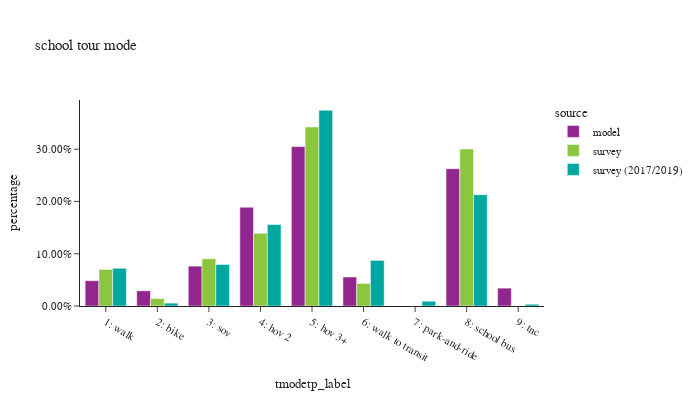

Notebook source saved alongside this figure:
### Code cell
df_plot = sc_tour.groupby(['source','tmodetp_label'])['toexpfac'].sum().reset_index()
df_plot['percentage'] = df_plot.groupby(['source'], group_keys=False)['toexpfac']. \
    apply(lambda x: x / float(x.sum()))

df_plot_ct = sc_tour.groupby(['source','tmodetp_label'])['toexpfac'].count().reset_index(). \
    rename(columns={'toexpfac':'sample count'})
df_plot = df_plot.merge(df_plot_ct, on=['source','tmodetp_label'])

fig = px.bar(df_plot.sort_values(by=['source']), x="tmodetp_label", y="percentage", color="source",
             barmode="group",hover_data=['sample count'],title="school tour mode")
fig.update_layout(height=400, width=700, font=dict(size=11),
                  xaxis = dict(dtick = 1, categoryorder='category ascending'),
                  yaxis=dict(tickformat=".2%"))
fig.show()

### Figure 1 — Plotly figure (JSON) as saved in the notebook; plotly's stock layout.template omitted (floating-point values rounded to 4 significant figures)
{"data": [{"alignmentgroup": "True", "customdata": [[3550], [2129], [5590], [13846], [22348], [4069], [19255], [2505]], "hovertemplate": "source=model<br>tmodetp_label=%{x}<br>percentage=%{y}<br>sample count=%{customdata[0]}<extra></extra>", "legendgroup": "model", "marker": {"color": "#91268F", "pattern": {"shape": ""}}, "name": "model", "offsetgroup": "model", "orientation": "v", "showlegend": true, "textposition": "auto", "type": "bar", "x": ["1: walk", "2: bike", "3: sov", "4: hov 2", "5: hov 3+", "6: walk to transit", "8: school bus", "9: tnc"], "xaxis": "x", "y": [0.04844, 0.02905, 0.07627, 0.1889, 0.3049, 0.05552, 0.2627, 0.03418], "yaxis": "y"}, {"alignmentgroup": "True", "customdata": [[156], [55], [201], [96], [45], [21], [72]], "hovertemplate": "source=survey<br>tmodetp_label=%{x}<br>percentage=%{y}<br>sample count=%{customdata[0]}<extra></extra>", "legendgroup": "survey", "marker": {"color": "#8CC63E", "pattern": {"shape": ""}}, "name": "survey", "offsetgroup": "survey", "orientation": "v", "showlegend": true, "textposition": "auto", "type": "bar", "x": ["8: school bus", "6: walk to transit", "5: hov 3+", "4: hov 2", "3: sov", "2: bike", "1: walk"], "xaxis": "x", "y": [0.3004, 0.0432, 0.3425, 0.1394, 0.09042, 0.01414, 0.06995], "yaxis": "y"}, {"alignmentgroup": "True", "customdata": [[109], [31], [80], [198], [310], [194], [2], [190], [8]], "hovertemplate": "source=survey (2017/2019)<br>tmodetp_label=%{x}<br>percentage=%{y}<br>sample count=%{customdata[0]}<extra></extra>", "legendgroup": "survey (2017/2019)", "marker": {"color": "#00A7A0", "pattern": {"shape": ""}}, "name": "survey (2017/2019)", "offsetgroup": "survey (2017/2019)", "orientation": "v", "showlegend": true, "textposition": "auto", "type": "bar", "x": ["1: walk", "2: bike", "3: sov", "4: hov 2", "5: hov 3+", "6: walk to transit", "7: park-and-ride", "8: school bus", "9: tnc"], "xaxis": "x", "y": [0.07217, 0.005518, 0.07939, 0.1559, 0.3744, 0.08725, 0.009116, 0.2129, 0.003418], "yaxis": "y"}], "layout": {"barmode": "group", "font": {"size": 11}, "height": 400, "legend": {"title": {"text": "source"}, "tracegroupgap": 0}, "title": {"text": "school tour mode"}, "width": 700, "xaxis": {"anchor": "y", "categoryorder": "category ascending", "domain": [0.0, 1.0], "dtick": 1, "title": {"text": "tmodetp_label"}}, "yaxis": {"anchor": "x", "domain": [0.0, 1.0], "tickformat": ".2%", "title": {"text": "percentage"}}}}
